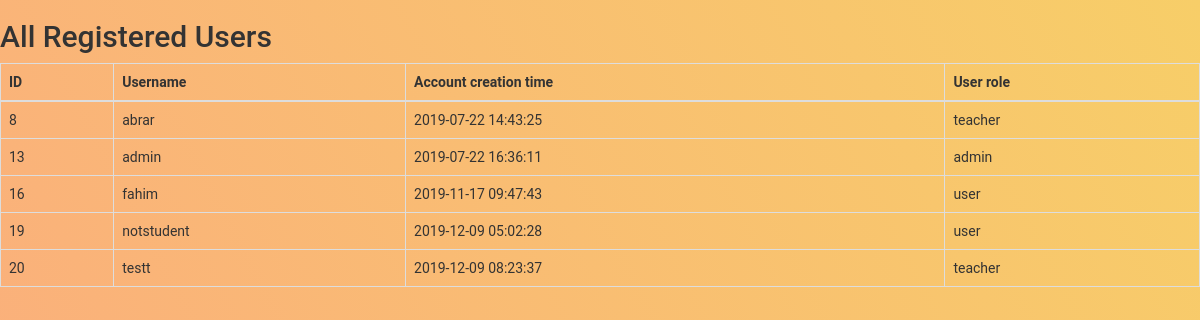
/admin/seeallusers.php, run on the app's committed database.
### tables this page shows
CREATE TABLE `users` (
  `id` int(11) NOT NULL,
  `username` varchar(50) NOT NULL,
  `password` varchar(255) NOT NULL,
  `created_at` datetime DEFAULT current_timestamp(),
  `userstatus` varchar(8) NOT NULL DEFAULT 'user'
);

### admin/seeallusers.php (the view, shortened to what this page needs)
<!DOCTYPE html>
<html lang="en">
<head>
  <link rel="stylesheet" href="https://maxcdn.bootstrapcdn.com/bootstrap/3.4.0/css/bootstrap.min.css">
  <link rel="stylesheet" href="style.css">
</head>
<body>
<h2>All Registered Users</h2>
<div class="bs-docs-example">
    <div id="myTabContent" class="tab-content">
        <div class="tab-pane fade in active" id="cse">
            <table class="table table-bordered">
                <thead>
                    <tr>
                        <th>ID </th>
                        <th>Username</th>
                        <th>Account creation time</th>
                        <th>User role</th>
                    </tr>
                </thead>
                <tbody>
                <?php
$conn = mysqli_connect("localhost", "root", "", "testsite");
$sql = "SELECT id, username, created_at, userstatus FROM users";
$result = $conn->query($sql);
if ($result->num_rows > 0) {
while($row = mysqli_fetch_array($result)) {
        echo "<tr>";
        echo "<td>" . $row['id'] . "</td>";
        echo "<td>" . $row['username'] . "</td>";
        echo "<td>" . $row['created_at'] . "</td>";
        echo "<td>" . $row['userstatus'] . "</td>";
        echo "<tr>";
    }
echo "</table>";
} else { echo "0 results"; }
?>
        </div>
        </body>
        </html>

### style.css (style rules this page uses)
body { background-color: #FBAB7E; background-image: linear-gradient(62deg, #FBAB7E 0%, #F7CE68 100%); height: 100%; margin: 0; background-repeat: no-repeat; background-attachment: fixed; font-family: 'Roboto', sans-serif; }
html { height: 100%; }

### data on the page
users: id "8", username "abrar", created_at "2019-07-22 14:43:25", userstatus "teacher"
users: id "13", username "admin", created_at "2019-07-22 16:36:11", userstatus "admin"
users: id "16", username "fahim", created_at "2019-11-17 09:47:43", userstatus "user"
users: id "19", username "notstudent", created_at "2019-12-09 05:02:28", userstatus "user"
users: id "20", username "testt", created_at "2019-12-09 08:23:37", userstatus "teacher"
